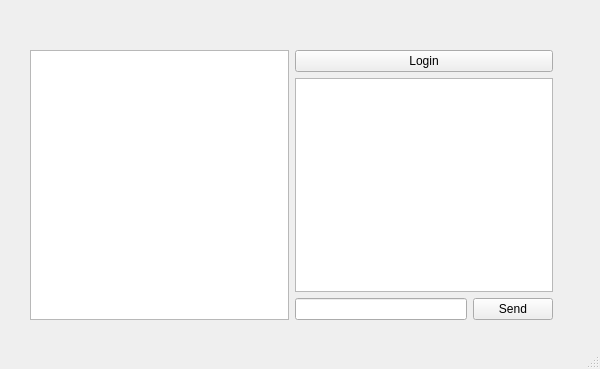
<?xml version="1.0" encoding="UTF-8"?>
<ui version="4.0">
 <class>Client</class>
 <widget class="QMainWindow" name="Client">
  <property name="geometry">
   <rect>
    <x>0</x>
    <y>0</y>
    <width>600</width>
    <height>369</height>
   </rect>
  </property>
  <property name="windowTitle">
   <string>Client</string>
  </property>
  <widget class="QWidget" name="centralwidget">
   <widget class="QWidget" name="">
    <property name="geometry">
     <rect>
      <x>30</x>
      <y>50</y>
      <width>523</width>
      <height>270</height>
     </rect>
    </property>
    <layout class="QHBoxLayout" name="horizontalLayout_2">
     <item>
      <widget class="QTableView" name="tableView"/>
     </item>
     <item>
      <layout class="QVBoxLayout" name="verticalLayout">
       <item>
        <widget class="QPushButton" name="pushButton">
         <property name="text">
          <string>Login</string>
         </property>
        </widget>
       </item>
       <item>
        <widget class="QTextBrowser" name="textBrowser"/>
       </item>
       <item>
        <layout class="QHBoxLayout" name="horizontalLayout">
         <item>
          <widget class="QLineEdit" name="lineEdit"/>
         </item>
         <item>
          <widget class="QPushButton" name="pushButton_2">
           <property name="text">
            <string>Send</string>
           </property>
          </widget>
         </item>
        </layout>
       </item>
      </layout>
     </item>
    </layout>
   </widget>
  </widget>
  <widget class="QMenuBar" name="menubar">
   <property name="geometry">
    <rect>
     <x>0</x>
     <y>0</y>
     <width>600</width>
     <height>25</height>
    </rect>
   </property>
  </widget>
  <widget class="QStatusBar" name="statusbar"/>
 </widget>
 <resources/>
 <connections/>
</ui>
